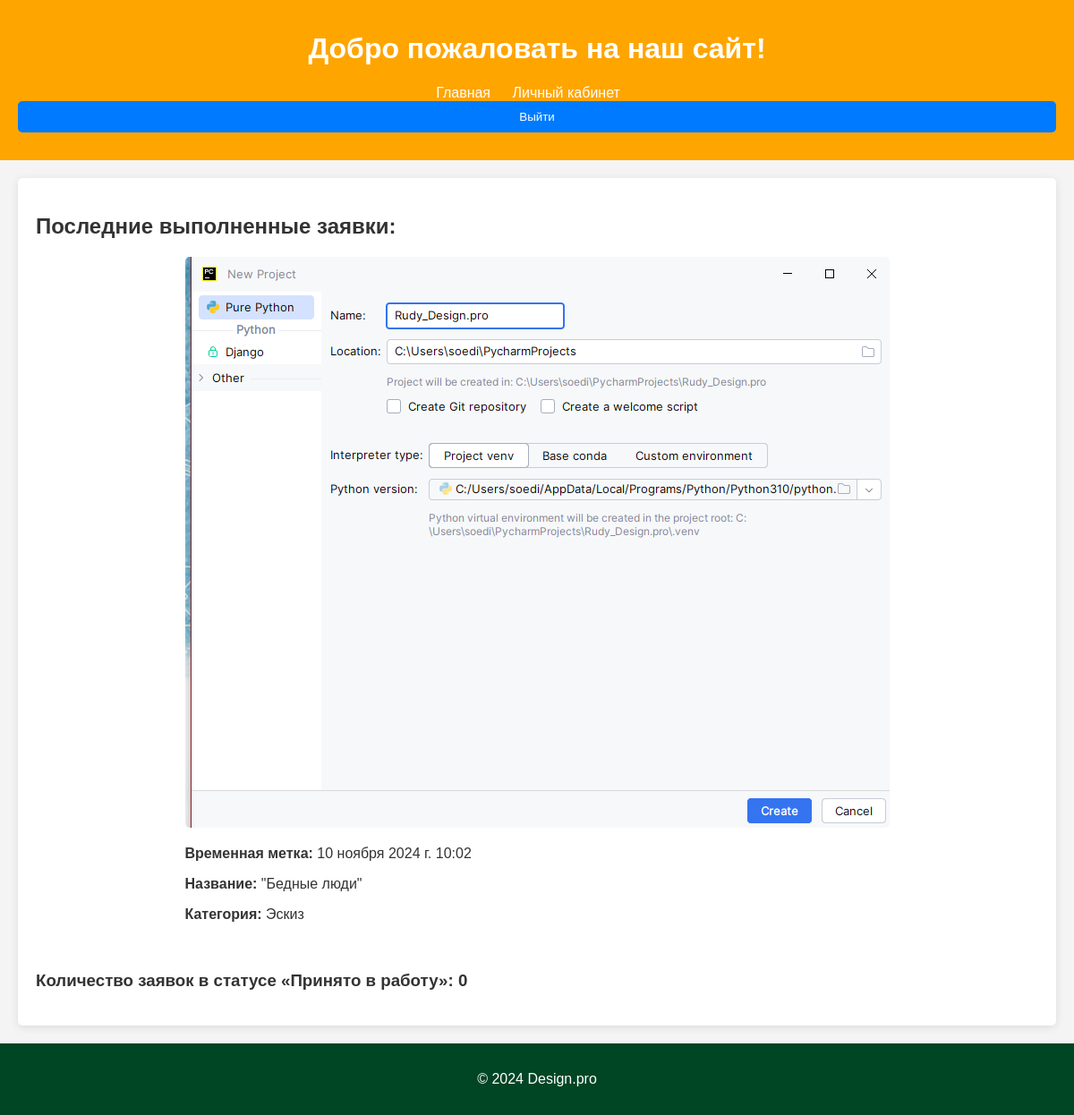
Before: /designapp/ (signed in) with the older database file.
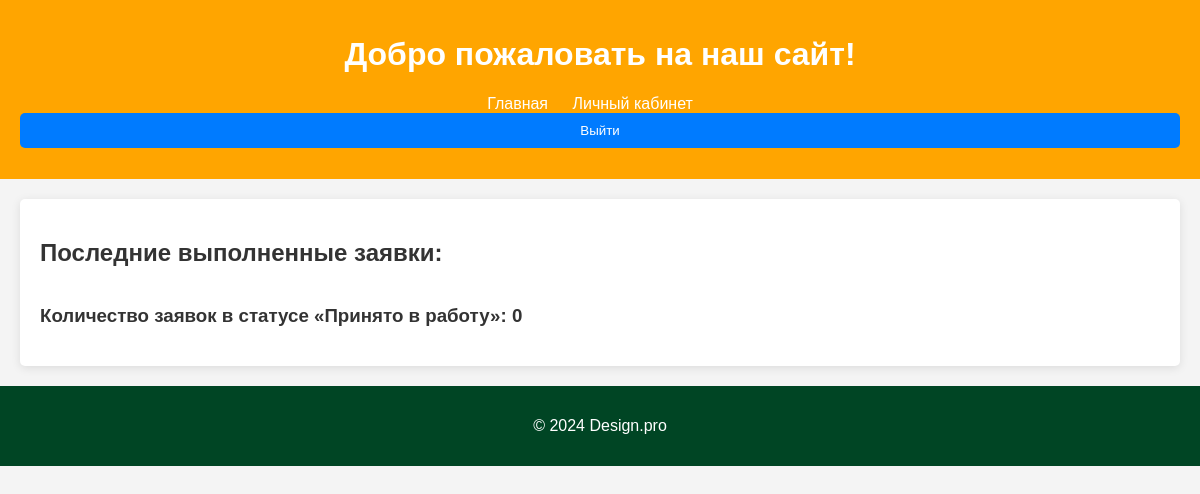
After: the same page with the newer database file.
### designapp/models.py (models this page shows, shortened)
class Application(models.Model):
    user = models.ForeignKey(settings.AUTH_USER_MODEL, on_delete=models.CASCADE, related_name='applications')
    timestamp = models.DateTimeField(auto_now_add=True)
    title = models.CharField(max_length=255, blank=False)
    description = models.TextField(blank=False)
    category = models.ForeignKey(Category, on_delete=models.CASCADE)
    status = models.CharField(max_length=50, default='Новая')  # Например, 'Принято в работу', 'Выполнено', 'Новая'
    photo = models.ImageField(upload_to='photos/', null=True, blank=False)

class Category(models.Model):
    name = models.CharField(max_length=100)
    def __str__(self):
        return self.name

### designapp/views.py (the view)
# urls.py: path('', views.index, name='index'),
def index(request):
    applications = Application.objects.all().order_by('-timestamp')[:4]  # Получаем последние 4 заявки
    accepted_count = Application.objects.filter(status='Принято в работу').count()  # Подсчет заявок в статусе "Принято в работу"
    context = {
        'applications': applications,
        'accepted_count': accepted_count,
    }
    return render(request, 'designapp/index.html', context)

### designapp/templates/designapp/index.html (shortened to what this page needs)
{% extends "base.html" %}
{% block content %}
<h2>Последние выполненные заявки:</h2>
<div class="applications">
    {% for application in applications %}
    <div class="application">
        <img src="{{ application.photo.url }}" alt="{{ application.title }}">
        <p><strong>Временная метка:</strong> {{ application.timestamp }}</p>
        <p><strong>Название:</strong> {{ application.title }}</p>
        <p><strong>Категория:</strong> {{ application.category }}</p>
    </div>
    {% endfor %}
</div>
<div class="counter">
    <h3>Количество заявок в статусе «Принято в работу»: <span id="accepted-count">{{ accepted_count }}</span></h3>
            </div>
{% endblock %}

Changed rows visible on the page:
removed Application: photo (picture), timestamp "10 ноября 2024 г. 10:02", title "\"Бедные люди\"", category "Эскиз"
